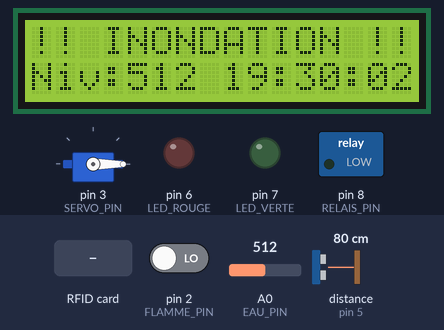
Recording of a sketch running on a simulated Arduino Uno, built with avr-gcc and run on an emulated ATmega328P. Parts: 16×2 character LCD, servo, switched loads named in the sketch (green lamp = pin HIGH), output pins drawn as LEDs (lit = HIGH). Wiring (inferred from the names in the program): ultrasonic range finder: trigger pin 4; echo pin 5. Dashed ring = blinking. The test bench sets the inputs (shaded band); at power-on: A0 (EAU_PIN) = 512, distance to the obstacle (sensor on pin 5) 80 cm, pin 2 (FLAMME_PIN) LOW. The echo pulse lasts 58.3 µs per cm; the local clock reads 2024-03-15 10:24:30 at power-on unless the sketch sets it; pins used as bus, display or sensor lines are not drawn; what the sketch prints to the serial monitor is not drawn.

Above: at 3.3 s.
3.4 s: RFID card FB E5 0D 07 held to the reader
At 3.8 s:
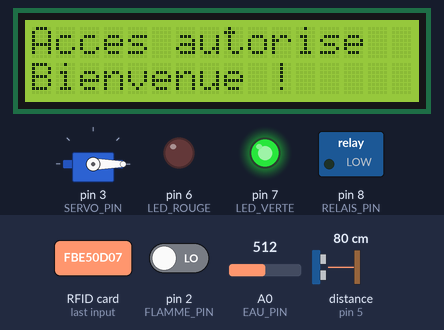
7.1 s: A0 (EAU_PIN) set to 319
At 8.7 s:
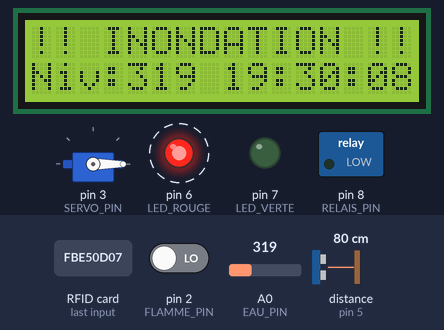
10.3 s: A0 (EAU_PIN) set to 283
At 14.0 s:
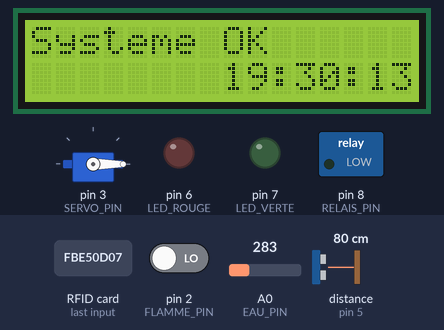
15.0 s: distance to the obstacle (sensor on pin 5) set to 75 cm
At 15.5 s:
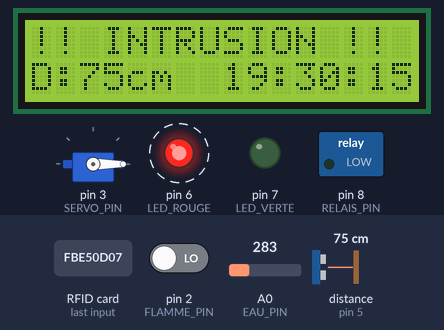
19.3 s: pin 2 (FLAMME_PIN) driven HIGH
At 22.2 s:
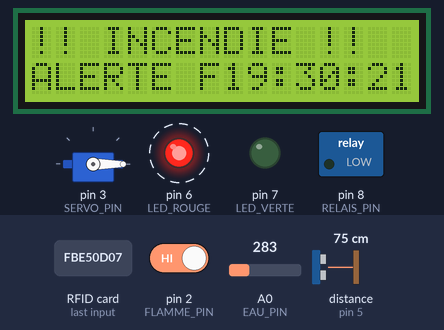
24.0 s: RFID card 5E 7A 19 C4 held to the reader
At 24.8 s:
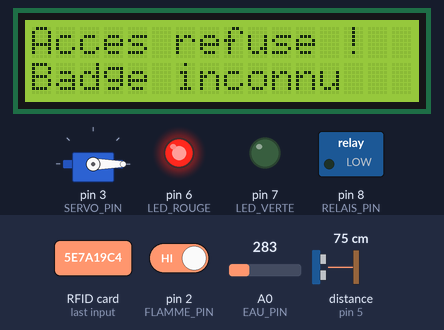
Timing chart, 0 to 28.0 s (numbered marks = the images above; inputs shaded):
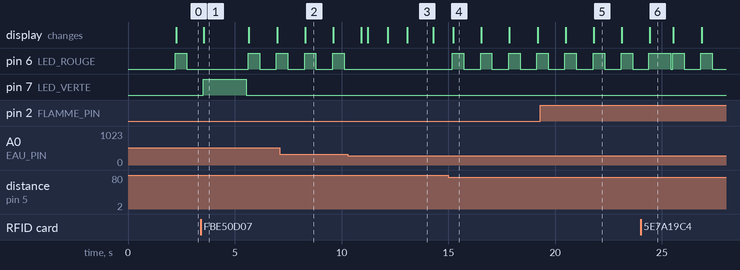

The sketch:

sketch_jun13a_smarthome.ino
```cpp
#include <Wire.h>
#include <LiquidCrystal_I2C.h>
#include <ThreeWire.h>
#include <RtcDS1302.h>
#include <SPI.h>
#include <MFRC522.h>
#include <Servo.h>

// ── LCD ──
LiquidCrystal_I2C lcd(0x27, 16, 2);

// ── RTC ──
ThreeWire myWire(A2, A1, A3);
RtcDS1302<ThreeWire> rtc(myWire);

// ── RFID ──
#define SS_PIN  10
#define RST_PIN 9
MFRC522 rfid(SS_PIN, RST_PIN);

// ── Servo ──
Servo porte;

// ── Broches ──
const int TRIG_PIN   = 4;
const int ECHO_PIN   = 5;
const int LED_ROUGE  = 6;
const int LED_VERTE  = 7;
const int RELAIS_PIN = 8;
const int SERVO_PIN  = 3;
const int FLAMME_PIN = 2;
const int EAU_PIN    = A0;

// ── Seuils ──
const int SEUIL_DISTANCE = 80;
const int SEUIL_EAU      = 300;

// ── Anti-rebond flamme ──
int flammeCompteur = 0;

// ── Commandes depuis ESP32 ──
bool relaisManuel  = false; // true = commande manuelle du relais via dashboard
bool relaisEtat    = false; // état voulu du relais en mode manuel
bool alarmeCoupee  = false; // true = alarme coupée manuellement

// ── UID autorisés ──
byte uidCarte[]    = {0xFB, 0xE5, 0x0D, 0x07};
byte uidPorteCle[] = {0xCB, 0xBD, 0x2A, 0x07};

long mesurerDistance() {
  digitalWrite(TRIG_PIN, LOW);
  delayMicroseconds(2);
  digitalWrite(TRIG_PIN, HIGH);
  delayMicroseconds(10);
  digitalWrite(TRIG_PIN, LOW);
  long duree = pulseIn(ECHO_PIN, HIGH, 30000);
  if (duree == 0) return -1;
  return duree / 58;
}

bool lireFlammeConfirmee() {
  int lecture = digitalRead(FLAMME_PIN);
  if (lecture == HIGH) flammeCompteur++;
  else flammeCompteur = 0;
  return (flammeCompteur >= 2);
}

void envoyerESP32(long distance, String etat) {
  Serial.print("TEMP:0|HUM:0|DIST:");
  Serial.print(distance);
  Serial.print("|ETAT:");
  Serial.println(etat);
}

// ── Lecture des commandes venant de l'ESP32 ──
void lireCommandeESP32() {
  if (Serial.available()) {
    String cmd = Serial.readStringUntil('\n');
    cmd.trim();

    if (cmd == "LUM_ON") {
      relaisManuel = true;
      relaisEtat   = true;
    }
    else if (cmd == "LUM_OFF") {
      relaisManuel = true;
      relaisEtat   = false;
    }
    else if (cmd == "LUM_AUTO") {
      relaisManuel = false;
    }
    else if (cmd == "ALARME_OFF") {
      alarmeCoupee = true;
    }
    else if (cmd == "ALARME_ON") {
      alarmeCoupee = false;
    }
  }
}

void afficherHeure() {
  RtcDateTime now = rtc.GetDateTime();
  lcd.setCursor(8, 1);
  if (now.Hour() < 10)   lcd.print("0");
  lcd.print(now.Hour());
  lcd.print(":");
  if (now.Minute() < 10) lcd.print("0");
  lcd.print(now.Minute());
  lcd.print(":");
  if (now.Second() < 10) lcd.print("0");
  lcd.print(now.Second());
}

bool verifierAcces(byte *uid, byte taille) {
  bool carte    = true;
  bool porteCle = true;
  for (byte i = 0; i < taille; i++) {
    if (uid[i] != uidCarte[i])    carte    = false;
    if (uid[i] != uidPorteCle[i]) porteCle = false;
  }
  return carte || porteCle;
}

void accesAutorise() {
  digitalWrite(LED_VERTE, HIGH);
  digitalWrite(LED_ROUGE, LOW);
  lcd.clear();
  lcd.setCursor(0, 0);
  lcd.print("Acces autorise");
  lcd.setCursor(0, 1);
  lcd.print("Bienvenue !");
  envoyerESP32(0, "ACCES_OK");
  delay(2000);
  digitalWrite(LED_VERTE, LOW);
}

void accesRefuse() {
  digitalWrite(LED_ROUGE, HIGH);
  digitalWrite(LED_VERTE, LOW);
  lcd.clear();
  lcd.setCursor(0, 0);
  lcd.print("Acces refuse !");
  lcd.setCursor(0, 1);
  lcd.print("Badge inconnu");
  envoyerESP32(0, "ACCES_REFUSE");
  delay(1000);
  digitalWrite(LED_ROUGE, LOW);
}

void alerteIncendie() {
  if (!alarmeCoupee) {
    digitalWrite(LED_ROUGE, HIGH);
  }
  digitalWrite(LED_VERTE, LOW);
  lcd.clear();
  lcd.setCursor(0, 0);
  lcd.print("!! INCENDIE !!");
  lcd.setCursor(0, 1);
  lcd.print("ALERTE FLAMME ");
  afficherHeure();
  envoyerESP32(0, "INCENDIE");
  delay(500);
  digitalWrite(LED_ROUGE, LOW);
  delay(500);
}

void alerteInondation(int niveau) {
  if (!alarmeCoupee) {
    digitalWrite(LED_ROUGE, HIGH);
  }
  digitalWrite(LED_VERTE, LOW);
  lcd.clear();
  lcd.setCursor(0, 0);
  lcd.print("!! INONDATION !!");
  lcd.setCursor(0, 1);
  lcd.print("Niv:");
  lcd.print(niveau);
  lcd.print(" ");
  afficherHeure();
  envoyerESP32(0, "INONDATION");
  delay(500);
  digitalWrite(LED_ROUGE, LOW);
  delay(500);
}

void alerteIntrusion(long distance) {
  if (!alarmeCoupee) {
    digitalWrite(LED_ROUGE, HIGH);
  }
  digitalWrite(LED_VERTE, LOW);
  lcd.clear();
  lcd.setCursor(0, 0);
  lcd.print("!! INTRUSION !!");
  lcd.setCursor(0, 1);
  lcd.print("D:");
  lcd.print(distance);
  lcd.print("cm ");
  afficherHeure();
  envoyerESP32(distance, "INTRUSION");
  delay(500);
  digitalWrite(LED_ROUGE, LOW);
  delay(500);
}

void etatNormal(long distance) {
  digitalWrite(LED_ROUGE, LOW);
  digitalWrite(LED_VERTE, LOW);
  lcd.clear();
  lcd.setCursor(0, 0);
  lcd.print("Systeme OK");
  lcd.setCursor(0, 1);
  afficherHeure();
  envoyerESP32(distance, "OK");
}

void setup() {
  Serial.begin(9600);

  Wire.begin();
  lcd.init();
  lcd.backlight();

  rtc.Begin();
  rtc.SetIsWriteProtected(false);
  RtcDateTime maintenant = RtcDateTime(2026, 6, 13, 19, 30, 0); // ⚠️ adapte heure réelle
  rtc.SetDateTime(maintenant);

  SPI.begin();
  rfid.PCD_Init();

  porte.attach(SERVO_PIN);
  porte.write(0);

  pinMode(TRIG_PIN,   OUTPUT);
  pinMode(ECHO_PIN,   INPUT);
  pinMode(LED_ROUGE,  OUTPUT);
  pinMode(LED_VERTE,  OUTPUT);
  pinMode(FLAMME_PIN, INPUT);
  pinMode(RELAIS_PIN, OUTPUT);
  digitalWrite(RELAIS_PIN, LOW);

  lcd.setCursor(0, 0);
  lcd.print("Smart Home");
  lcd.setCursor(0, 1);
  lcd.print("Demarrage...");
  delay(2000);
}

void loop() {

  rfid.PCD_Init();
  lireCommandeESP32();

  // ── Écoute des commandes ESP32 ──
  lireCommandeESP32();

  long distance = mesurerDistance();
  bool flamme   = lireFlammeConfirmee();
  int  eau      = analogRead(EAU_PIN);

  // ── Relais : le mode MANUEL est prioritaire et persistant ──
  if (relaisManuel) {
    digitalWrite(RELAIS_PIN, relaisEtat ? LOW : HIGH);
  } else {
    RtcDateTime now = rtc.GetDateTime();
    if (now.Hour() >= 18 || now.Hour() < 6) {
      digitalWrite(RELAIS_PIN, LOW);
    } else {
      digitalWrite(RELAIS_PIN, HIGH);
    }
  }

  // ── RFID ──
  if (rfid.PICC_IsNewCardPresent() && rfid.PICC_ReadCardSerial()) {
    if (verifierAcces(rfid.uid.uidByte, rfid.uid.size)) accesAutorise();
    else accesRefuse();
    rfid.PICC_HaltA();
    flammeCompteur = 0;
    return;
  }

  // ── Priorités ──
  if (flamme) {
    alerteIncendie();
    flammeCompteur = 0;
  }
  else if (eau > SEUIL_EAU) {
    alerteInondation(eau);
  }
  else if (distance > 0 && distance < SEUIL_DISTANCE) {
    alerteIntrusion(distance);
  }
  else {
    etatNormal(distance);
  }

  delay(200);
}
```

Measured:
- the behaviour switches between 301 and 300 on A0 (EAU_PIN) (found by bisection; images 2 and 3)
- the behaviour switches between 80 and 79 cm on distance to the obstacle (sensor on pin 5) (found by bisection; images 3 and 4)
- after the input at 3.4 s, pin 7 (LED_VERTE): LOW → HIGH after 0.12 s, → LOW 2.0 s later; the display: changes after 0.14 s (image 1)
- after the input at 10.3 s, pin 6 (LED_ROUGE): stops changing and stays LOW; the display: first changes after 0.63 s (image 3 shows a later state)
- after the input at 15.0 s, pin 6 (LED_ROUGE): alternates HIGH for 0.54 s and LOW for 0.78 s, starting after 0.19 s; the display: changes after 0.22 s (image 4)
- after the input at 19.3 s, the display: first differs from a run without the input after 2.5 s (image 5)
- after the input at 24.0 s, the display: changes after 0.42 s (image 6)
